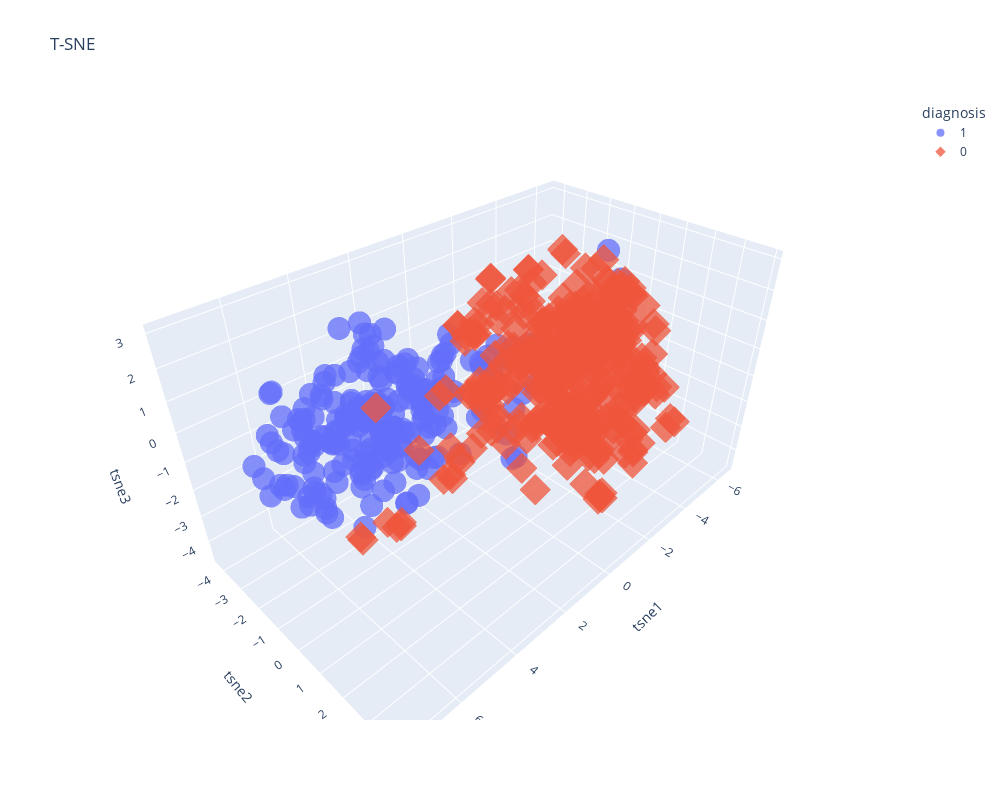

The notebook cell saved with this chart:
### Markdown cell above
**Observaciones**  
+   Hay una clara distinción entre ambos grupos, sin embargo hay "intrusos" en ambos lados
  
Se realizará la proyección en 3D para ver si existe otro limite entre ambos grupos que los distinga

### Code cell
tsne = TSNE(n_components=3, random_state=27, perplexity=90)
X_tsne = tsne.fit_transform(X_scale)

df_tsne = pd.DataFrame(X_tsne, columns=['tsne1', 'tsne2', 'tsne3'])
df_tsne['diagnosis'] = df_filtrado['diagnosis']

fig = px.scatter_3d(df_tsne, 
                    x='tsne1', 
                    y='tsne2', 
                    z='tsne3', 
                    color='diagnosis', 
                    opacity=0.75, 
                    title='T-SNE',
                    color_continuous_scale=['orange', 'blue'],
                    symbol='diagnosis',
                    width=1000,
                    height=800)
fig.show()

### Figure 1 — Plotly figure (JSON) as saved in the notebook; plotly's stock layout.template omitted (floating-point values rounded to 4 significant figures; data arrays with more than 128 entries replaced by an {"elided": "..."} marker saying what was removed)
{"data": [{"hovertemplate": "diagnosis=1<br>tsne1=%{x}<br>tsne2=%{y}<br>tsne3=%{z}<extra></extra>", "legendgroup": "1", "marker": {"color": "#636efa", "opacity": 0.75, "symbol": "circle"}, "mode": "markers", "name": "1", "scene": "scene", "showlegend": true, "type": "scatter3d", "x": {"elided": "212 float values"}, "y": {"elided": "212 float values"}, "z": {"elided": "212 float values"}}, {"hovertemplate": "diagnosis=0<br>tsne1=%{x}<br>tsne2=%{y}<br>tsne3=%{z}<extra></extra>", "legendgroup": "0", "marker": {"color": "#EF553B", "opacity": 0.75, "symbol": "diamond"}, "mode": "markers", "name": "0", "scene": "scene", "showlegend": true, "type": "scatter3d", "x": {"elided": "357 float values"}, "y": {"elided": "357 float values"}, "z": {"elided": "357 float values"}}], "layout": {"height": 800, "legend": {"title": {"text": "diagnosis"}, "tracegroupgap": 0}, "scene": {"domain": {"x": [0, 1], "y": [0, 1]}, "xaxis": {"title": {"text": "tsne1"}}, "yaxis": {"title": {"text": "tsne2"}}, "zaxis": {"title": {"text": "tsne3"}}}, "title": {"text": "T-SNE"}, "width": 1000}}
